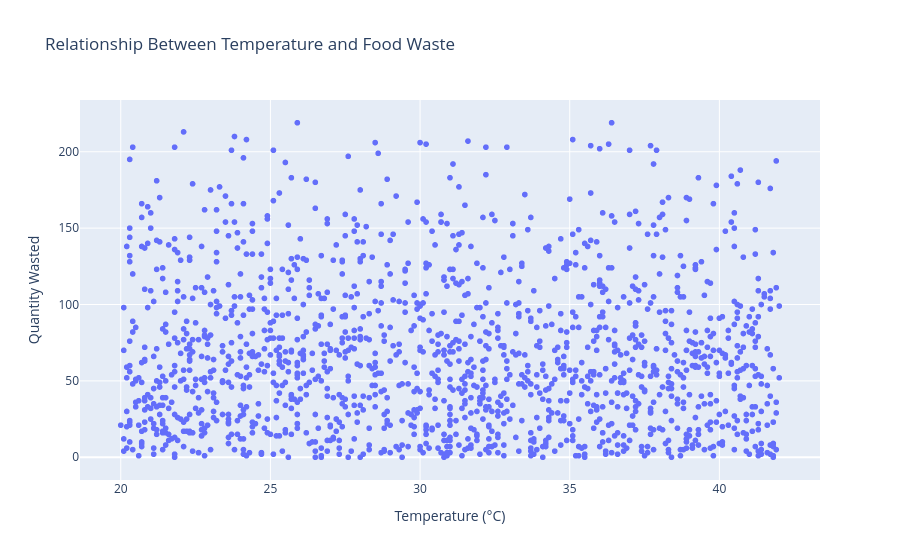

Notebook code for this chart:
### Code cell
fig = px.scatter(
    df,
    x="Temperature",
    y="Quantity_Wasted",
    title="Relationship Between Temperature and Food Waste",
    labels={
        "Temperature": "Temperature (°C)",
        "Quantity_Wasted": "Quantity Wasted"
    },
    hover_data=[
        "Location",
        "Food_Category",
        "Food_Item",
        "Waste_Percentage"
    ]
)

fig.show()

### Figure 1 — Plotly figure (JSON) as saved in the notebook; plotly's stock layout.template omitted (floating-point values rounded to 4 significant figures; data arrays with more than 128 entries replaced by an {"elided": "..."} marker saying what was removed)
{"data": [{"customdata": {"elided": "1500x4 mixed values"}, "hovertemplate": "Temperature (°C)=%{x}<br>Quantity Wasted=%{y}<br>Location=%{customdata[0]}<br>Food_Category=%{customdata[1]}<br>Food_Item=%{customdata[2]}<br>Waste_Percentage=%{customdata[3]}<extra></extra>", "legendgroup": "", "marker": {"color": "#636efa", "symbol": "circle"}, "mode": "markers", "name": "", "showlegend": false, "type": "scattergl", "x": {"elided": "1500 float values"}, "xaxis": "x", "y": {"elided": "1500 int values"}, "yaxis": "y"}], "layout": {"legend": {"tracegroupgap": 0}, "title": {"text": "Relationship Between Temperature and Food Waste"}, "xaxis": {"anchor": "y", "domain": [0, 1], "title": {"text": "Temperature (°C)"}}, "yaxis": {"anchor": "x", "domain": [0, 1], "title": {"text": "Quantity Wasted"}}}}
